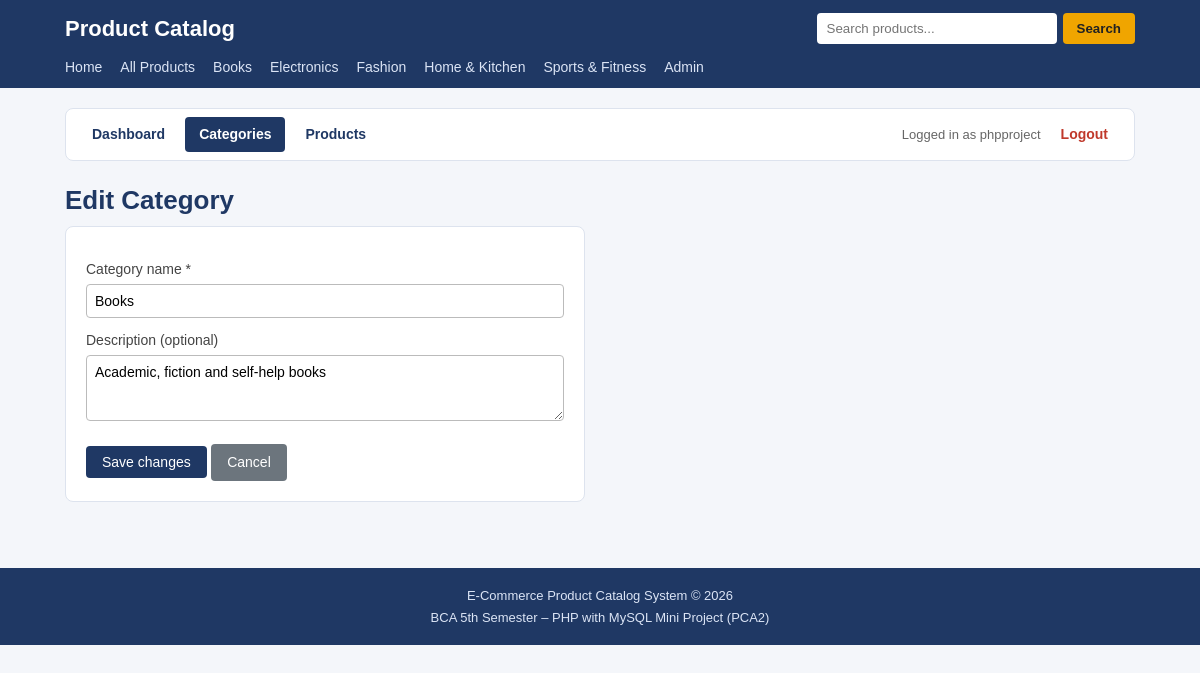
The page /admin/category_edit.php?id=3 (signed in) on the database its author committed.
### tables this page shows
CREATE TABLE `categories` (
  `category_id` int(11) NOT NULL,
  `category_name` varchar(100) NOT NULL,
  `description` text DEFAULT NULL,
  `created_at` timestamp NOT NULL DEFAULT current_timestamp()
);

### admin/category_edit.php (the view, shortened to what this page needs)
<?php
require_once __DIR__ . '/../config/db.php';
$error    = '';
$category = null;
$id = $_GET['id'] ?? '';
if (!is_string($id) || !ctype_digit($id) || (int)$id < 1) {
    $error = 'Invalid category.';
} else {
    $id = (int)$id;
    $stmt = mysqli_prepare($conn, 'SELECT category_id, category_name, description FROM categories WHERE category_id = ?');
    mysqli_stmt_bind_param($stmt, 'i', $id);
    mysqli_stmt_execute($stmt);
    $category = mysqli_fetch_assoc(mysqli_stmt_get_result($stmt));
}
$name        = $category ? $category['category_name'] : '';
$description = $category ? ($category['description'] ?? '') : '';
require __DIR__ . '/../includes/header.php';
require __DIR__ . '/menu.php';
?>
<h1>Edit Category</h1>
<?php if ($error !== '') { ?>
    <div class="message error"><?php echo htmlspecialchars($error); ?></div>
    <a class="btn" href="categories.php">Back to categories</a>
<?php } else { ?>
    <form class="form-box" method="post" action="category_edit.php?id=<?php echo (int)$id; ?>">
        <label for="category_name">Category name *</label>
        <input type="text" id="category_name" name="category_name" maxlength="100"
               value="<?php echo htmlspecialchars($name); ?>">
        <label for="description">Description (optional)</label>
        <textarea id="description" name="description" rows="3" maxlength="255"><?php echo htmlspecialchars($description); ?></textarea>
        <button type="submit" class="btn">Save changes</button>
        <a class="btn btn-secondary" href="categories.php">Cancel</a>
    </form>
<?php } ?>
<?php require __DIR__ . '/../includes/footer.php'; ?>

### includes/header.php (shortened to what this page needs)
<?php
require_once __DIR__ . '/../config/db.php';
$base = '/ecommerce-product-catalog-php/';
$cat_result = mysqli_query($conn, 'SELECT category_id, category_name FROM categories ORDER BY category_name');
?>
<!DOCTYPE html>
<html lang="en">
<head>
    <link rel="stylesheet" href="<?php echo $base; ?>assets/css/style.css">
</head>
<body>
<header class="site-header">
    <div class="container header-top">
        <a class="logo" href="<?php echo $base; ?>index.php">Product Catalog</a>
        <form class="search-form" action="<?php echo $base; ?>products.php" method="get">
            <input type="text" name="q" placeholder="Search products..."
                   value="<?php echo (isset($_GET['q']) && is_string($_GET['q'])) ? htmlspecialchars($_GET['q']) : ''; ?>">
            <button type="submit">Search</button>
        </form>
    </div>
    <nav class="container main-nav">
        <a href="<?php echo $base; ?>index.php">Home</a>
        <a href="<?php echo $base; ?>products.php">All Products</a>
        <?php while ($cat = mysqli_fetch_assoc($cat_result)) { ?>
            <a href="<?php echo $base; ?>products.php?category=<?php echo (int)$cat['category_id']; ?>">
                <?php echo htmlspecialchars($cat['category_name']); ?>
            </a>
        <?php } ?>
        <a href="<?php echo $base; ?>admin/login.php">Admin</a>
    </nav>
</header>
<main class="container">

### assets/css/style.css (style rules this page uses)
* { box-sizing: border-box; }
body { margin: 0; font-family: Arial, Helvetica, sans-serif; background: #f4f6fa; color: #222; line-height: 1.5; }
a { color: #1f3864; text-decoration: none; }
.container { max-width: 1100px; margin: 0 auto; padding: 0 15px; }
main.container { padding-top: 20px; padding-bottom: 30px; min-height: 60vh; }
h1 { font-size: 26px; color: #1f3864; margin: 0 0 6px; }
.site-header { background: #1f3864; color: #fff; }
.header-top { display: flex; flex-wrap: wrap; align-items: center; justify-content: space-between; gap: 10px; padding-top: 12px; padding-bottom: 12px; }
.logo { color: #fff; font-size: 22px; font-weight: bold; }
.search-form { display: flex; gap: 6px; }
.search-form input { padding: 8px 10px; border: none; border-radius: 4px; width: 240px; max-width: 100%; }
.search-form button { padding: 8px 14px; background: #f0a500; color: #222; border: none; border-radius: 4px; cursor: pointer; font-weight: bold; }
.main-nav { display: flex; flex-wrap: wrap; gap: 4px 18px; padding-bottom: 10px; }
.main-nav a { color: #dbe4f5; font-size: 14px; }
.btn { display: inline-block; padding: 8px 16px; background: #1f3864; color: #fff; border: none; border-radius: 4px; cursor: pointer; font-size: 14px; }
.btn-secondary { background: #6c757d; }
.form-box { background: #fff; padding: 20px; border: 1px solid #dde3ee; border-radius: 8px; max-width: 520px; margin-bottom: 20px; }
.form-box label { display: block; margin-top: 12px; font-size: 14px; color: #444; }
.form-box input[type=text], .form-box input[type=password], .form-box input[type=number], .form-box textarea, .form-box select { width: 100%; padding: 8px; border: 1px solid #bbb; border-radius: 4px; margin-top: 4px; font-size: 14px; font-family: inherit; }
.form-box .btn { margin-top: 16px; }

### rows shown on the page
categories: category_name "Books", description "Academic, fiction and self-help books"
categories: category_name "Electronics"
categories: category_name "Fashion"
categories: category_name "Home & Kitchen"
categories: category_name "Sports & Fitness"

### other values the page prints
$_SESSION['admin_username'] "phpproject"
